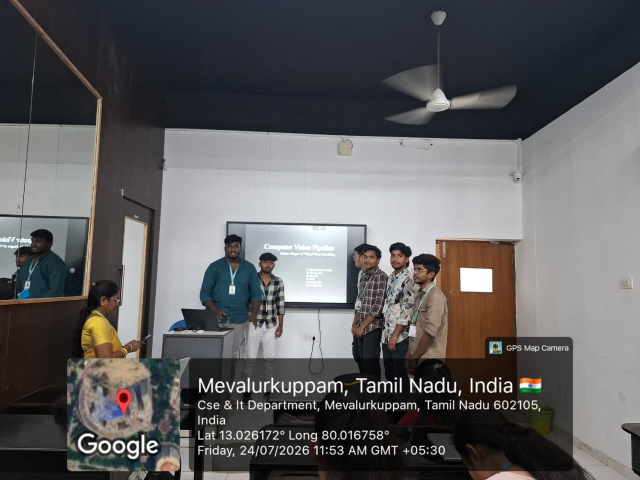
#> input picture assignments/PHOTO-2026-07-29-09-30-42.jpg, 1280 x 960 px, given in place of ex6.mp4, which was not available (shown at 1/2 size)
$ python exp-6.py
#> lines starting #> are read from the running program, lines starting #| are printed output that depends on the picture; after the words box and inside, x2 and y2 are one past the last pixel; in counts of white or black regions, pixels touching at a corner belong together; pictures that were not available may be replaced by others from this repository, and a replacement may not be noted
import cv2

cap = cv2.VideoCapture("ex6.mp4")
out = cv2.VideoWriter("output.avi", cv2.VideoWriter_fourcc(*'XVID'), 20.0, (640, 480))

fgbg = cv2.createBackgroundSubtractorMOG2()

while True:
    ret, frame = cap.read()
#> frame is the input picture: shape (960, 1280, 3); mean B, G, R 95.8, 94.7, 95.6
    if not ret: break

    frame = cv2.resize(frame, (640, 480))
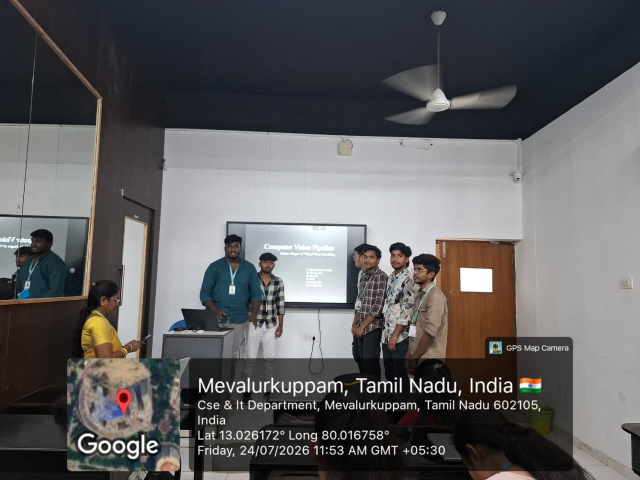
#> frame: shape (480, 640, 3); mean B, G, R 95.9, 94.8, 95.7
    fgmask = fgbg.apply(frame)
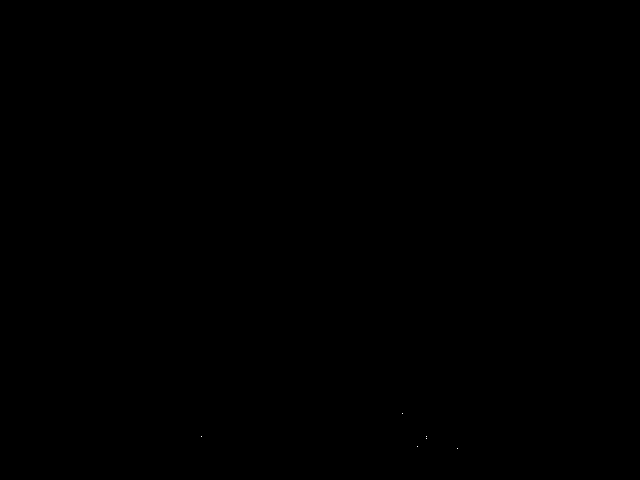
#> fgmask: shape (480, 640); values 127 (black) and 255 (white), 0% white in thin lines or dots, all inside (x1, y1, x2, y2) = (201, 413, 458, 449)

    # Find contours
    contours, _ = cv2.findContours(fgmask, cv2.RETR_EXTERNAL, cv2.CHAIN_APPROX_SIMPLE)
#> contours = [[[0, 0], [0, 479], [639, 479], [639, 0]]]

    if contours:
        # Pick the largest moving object
        largest = max(contours, key=cv2.contourArea)
#> largest = [[0, 0], [0, 479], [639, 479], [639, 0]]
        if cv2.contourArea(largest) > 1000:  # ignore small noise
            x, y, w, h = cv2.boundingRect(largest)
#> x = 0; y = 0; w = 640; h = 480
            cv2.rectangle(frame, (x, y), (x+w, y+h), (0, 255, 0), 2)
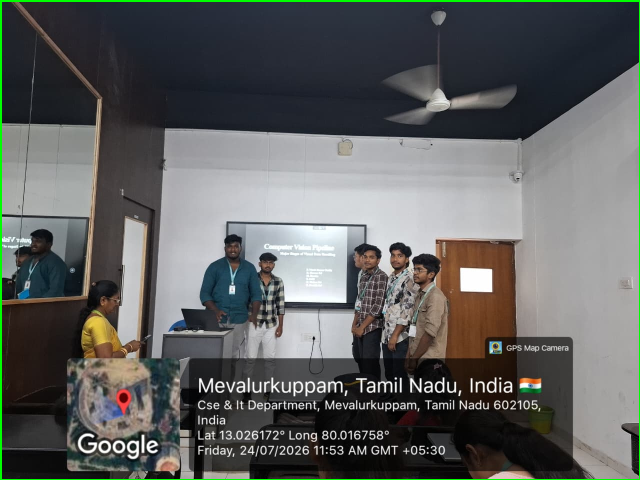
#> frame: shape (480, 640, 3); 1.09% of pixels changed, all inside (x1, y1, x2, y2) = (0, 0, 640, 480)

    out.write(frame)
    cv2.imshow("Object Capture", frame)

    if cv2.waitKey(10) & 0xFF == ord("1"): break
#> (key Esc is pressed here)

cap.release()
out.release()
cv2.destroyAllWindows()
